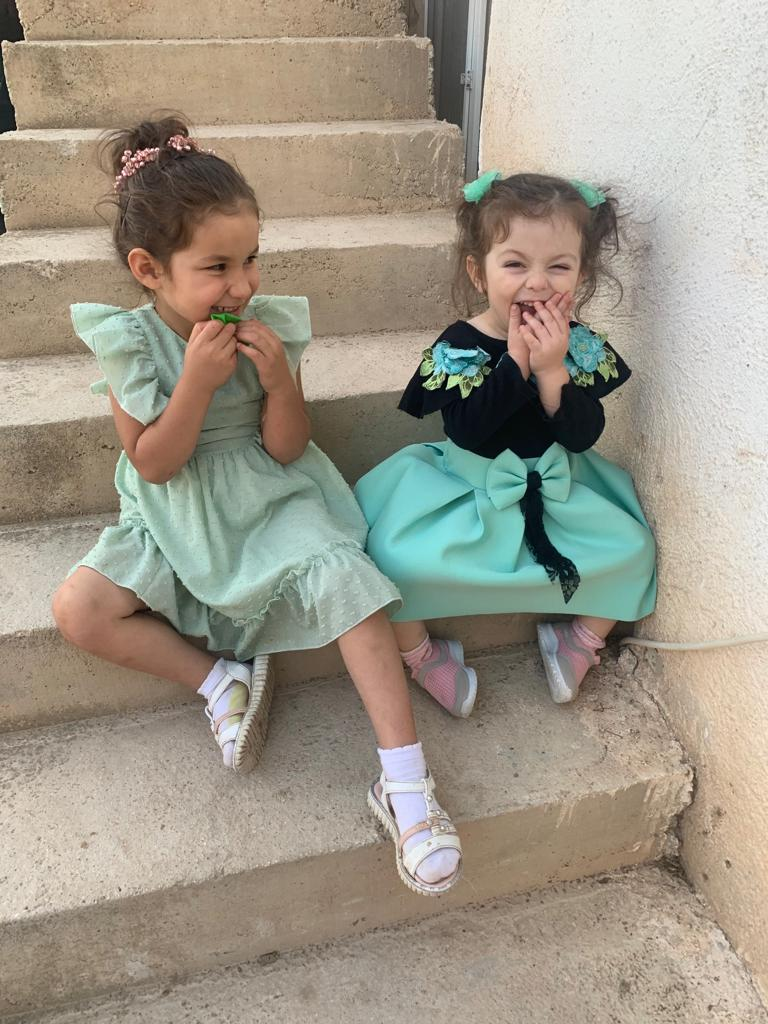
#> input picture src/Kizlarim.jpg, 768 x 1024 px, found by its file name
$ python 14_Histogram_grafik.py
#> lines starting #> are read from the running program, lines starting #| are printed output that depends on the picture
#Histogram ile aydınlık karanlık noktaları gibi özelliklerde çıkarım yapılabilir.

import cv2
import numpy as np
from matplotlib import pyplot as plt


#Tuval oluşturuluyor
#img=np.zeros ((500,500),np.uint8)+65

# cv2.rectangle(img,(0,60),(200,150),(255,255,255),-1)
# cv2.rectangle(img,(250,170),(350,200),(200,20,155),-1)

img=cv2.imread("C:\OpenCv_Uygulamalar_1\src\Kizlarim.jpg")
#> img is the input picture: shape (1024, 768, 3); mean B, G, R 137.2, 151.7, 158.8

cv2.imshow("Tuval",img)

b,g,r=cv2.split(img)
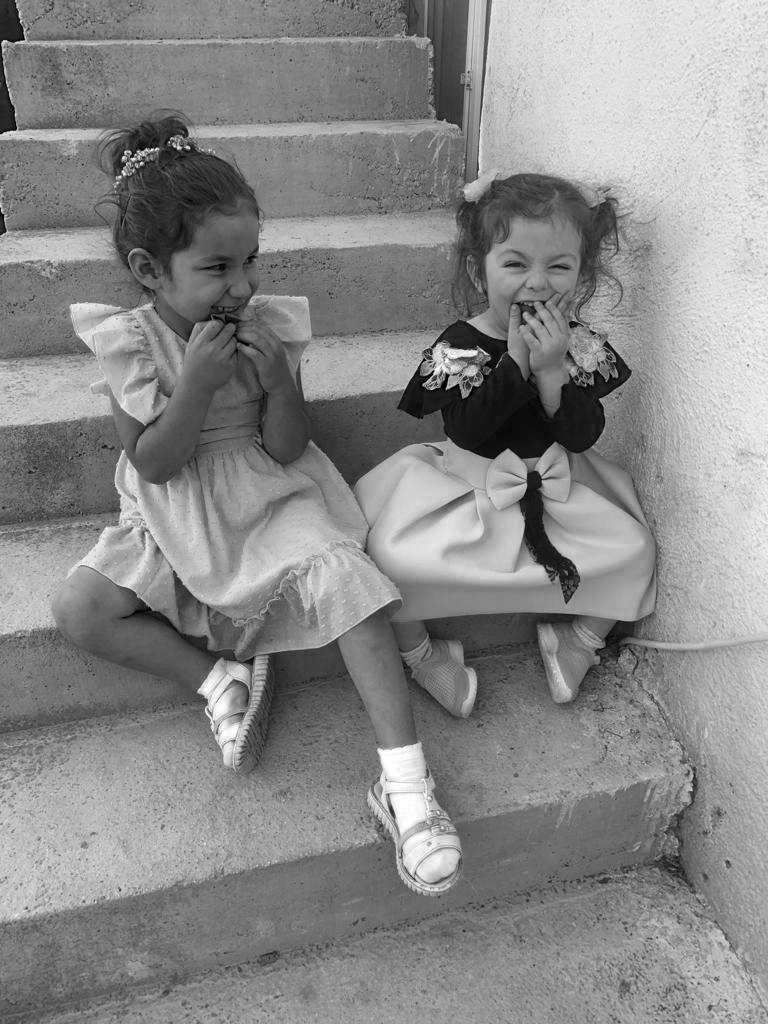
#> b: shape (1024, 768); min 0, max 255, mean 137.2
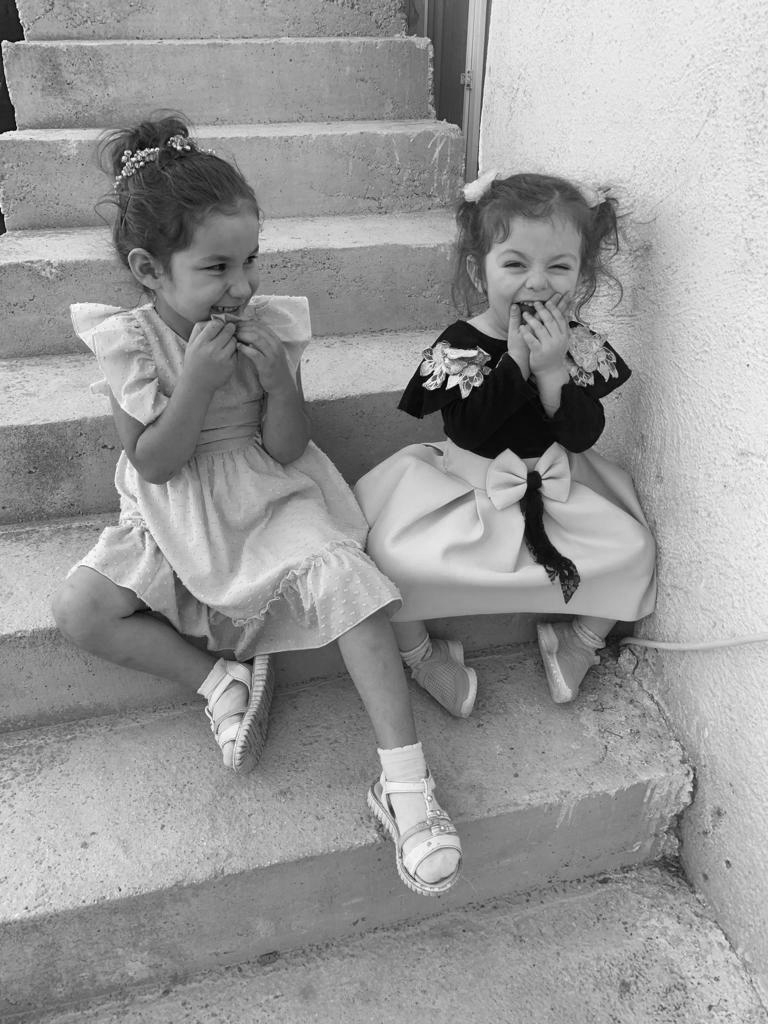
#> g: shape (1024, 768); min 0, max 255, mean 151.7
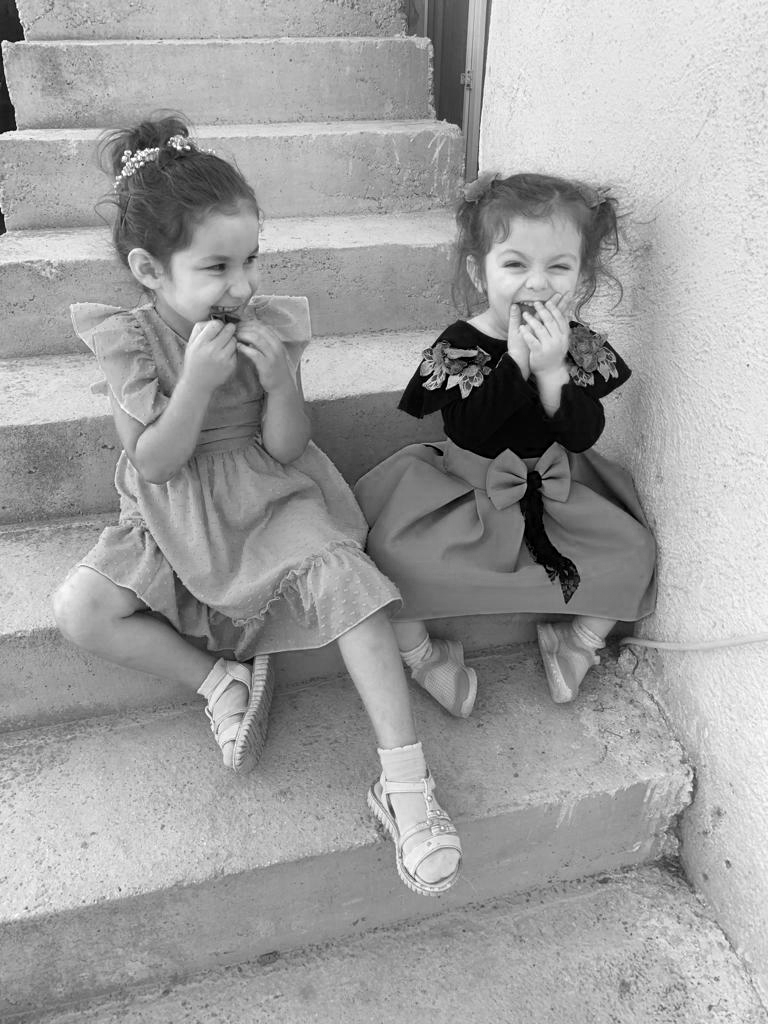
#> r: shape (1024, 768); min 0, max 255, mean 158.8
plt.hist(b.ravel(),200,[0,266])
plt.hist(g.ravel(),200,[0,266])
plt.hist(r.ravel(),255,[0,266])

plt.show()
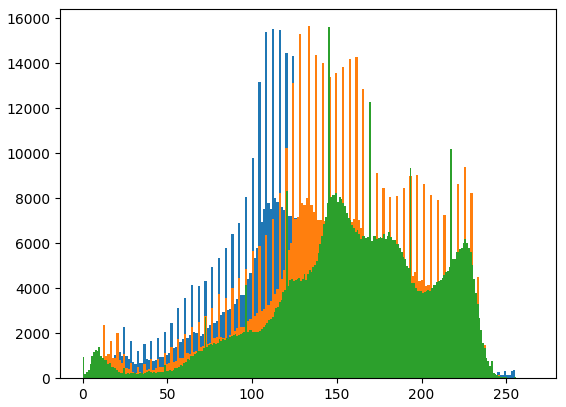
#> figure drawn by matplotlib, 1 panel; tallest bar 15515 high, from x = 111.7 to 113.1; tallest bar 15639 high, from x = 133 to 134.3; tallest bar 15618 high, from x = 145 to 146

#her piksel değeri, tek boyutlu bir diziye sıkıştırıldığında, NumPy kütüphanesi ile histogram hesaplaması yapmaktadır.
#histogram çizimi(,ka. değer olduğu,renk değeri)
plt.hist(img.ravel(),256,[0,256])
plt.show()
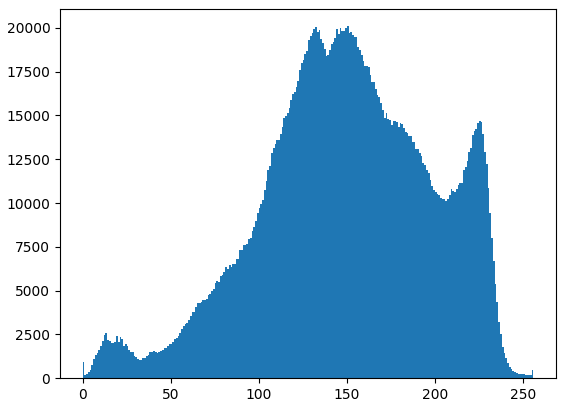
#> figure drawn by matplotlib, 1 panel; tallest bar 20096 high, from x = 150 to 151


cv2.waitKey(0)

$ run again, with src/Guzum.jpg copied over src/Kizlarim.jpg
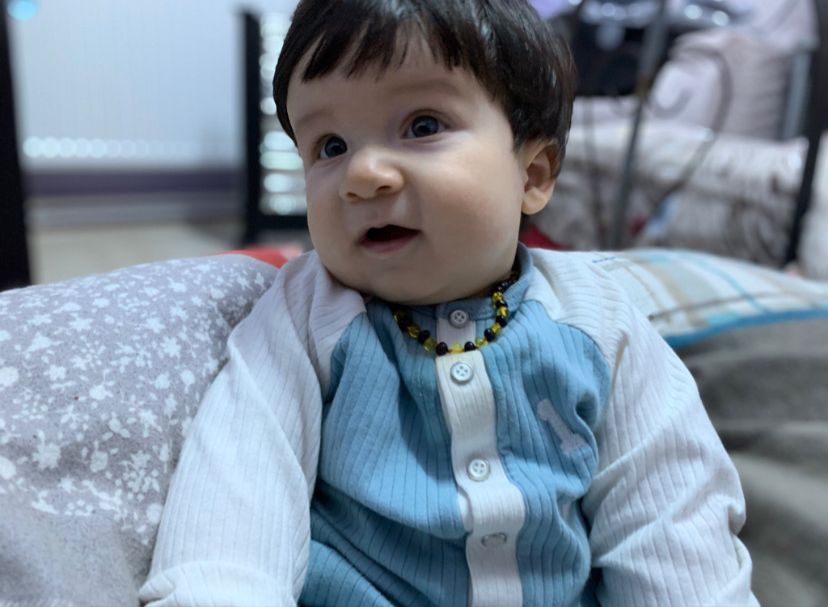
#> input picture src/Guzum.jpg, 828 x 607 px, found by its file name
#> img is the input picture: shape (607, 828, 3); mean B, G, R 153.2, 138.1, 124.2
#> `b,g,r=cv2.split(img)`:
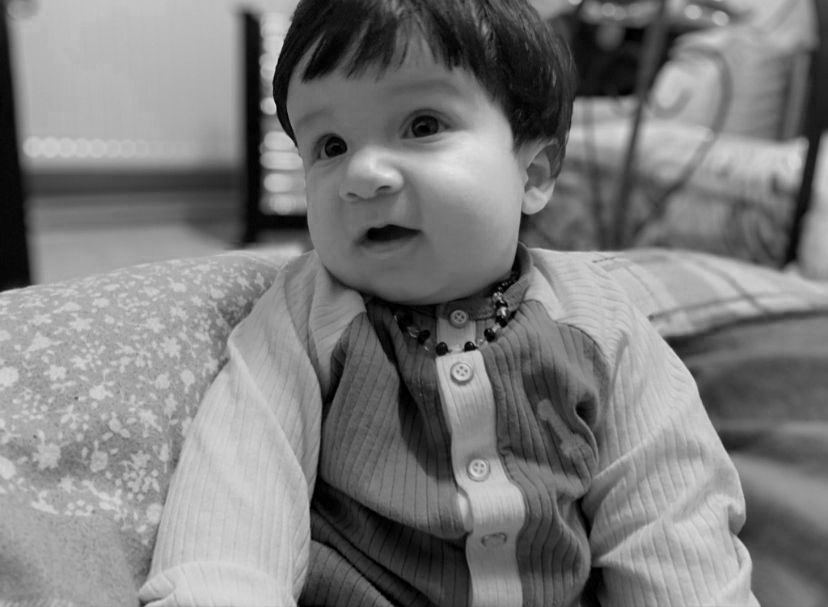
#> r: shape (607, 828); min 0, max 231, mean 124.2
#> `plt.show()`:
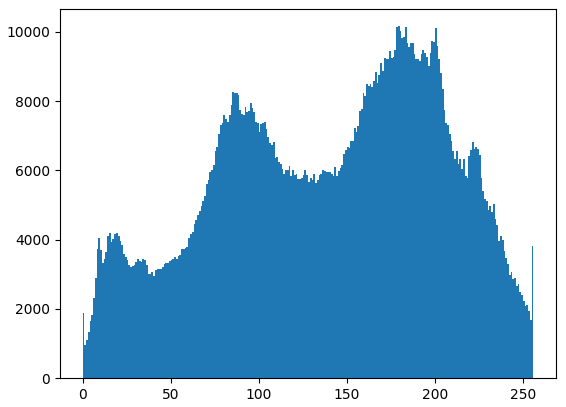
#> figure drawn by matplotlib, 1 panel; tallest bar 10164 high, from x = 179 to 180

$ run again, with src/aircraft.jpg copied over src/Kizlarim.jpg
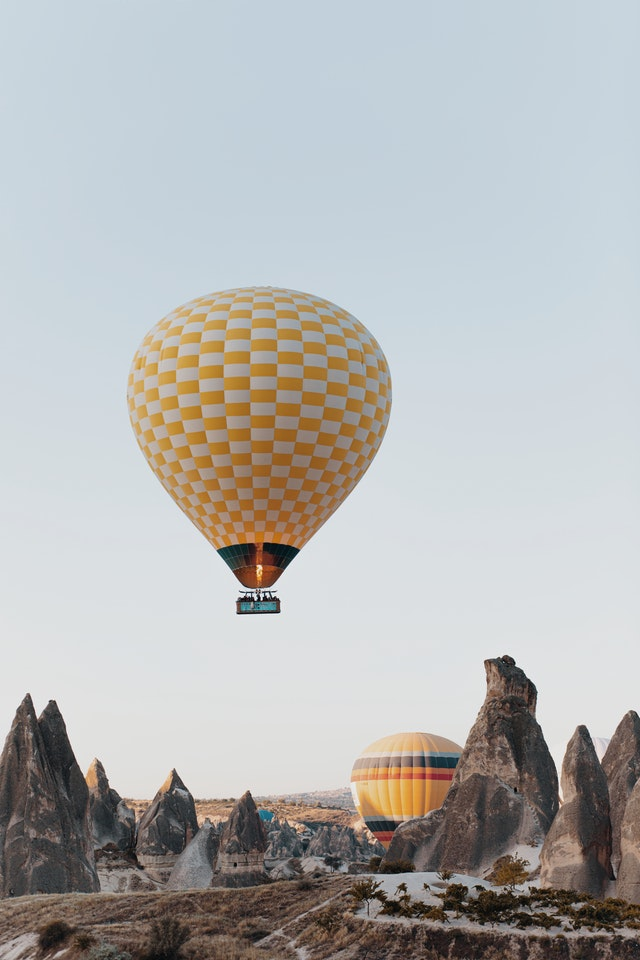
#> input picture src/aircraft.jpg, 640 x 960 px, found by its file name
#> img is the input picture: shape (960, 640, 3); mean B, G, R 179.6, 180.6, 180.1
#> `b,g,r=cv2.split(img)`:
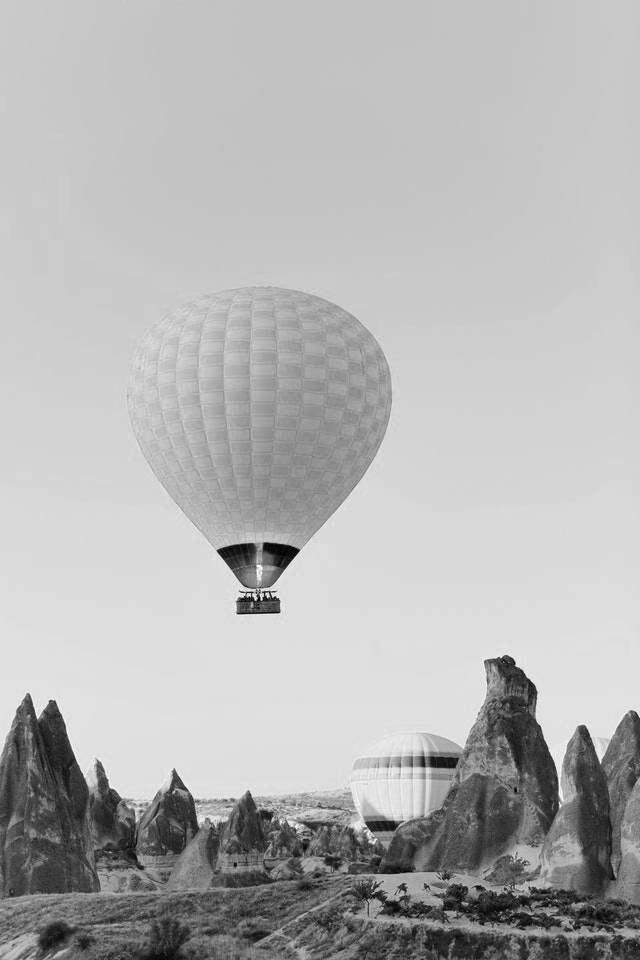
#> r: shape (960, 640); min 0, max 255, mean 180.1
#> `plt.show()`:
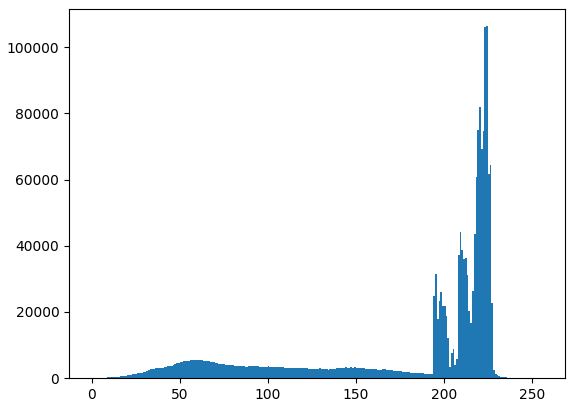
#> figure drawn by matplotlib, 1 panel; tallest bar 106317 high, from x = 224 to 225
